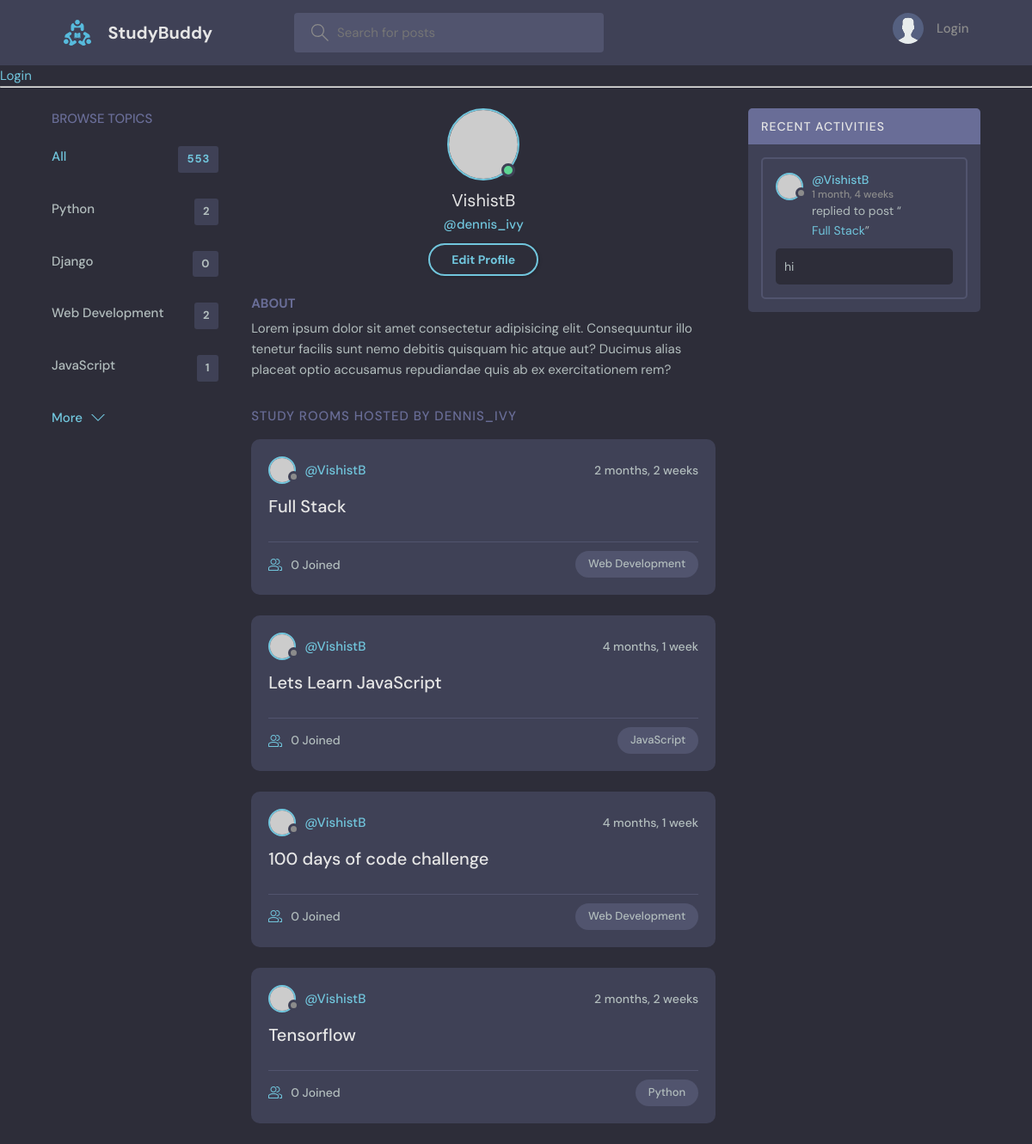
Page /profile/2 on the earlier database version.
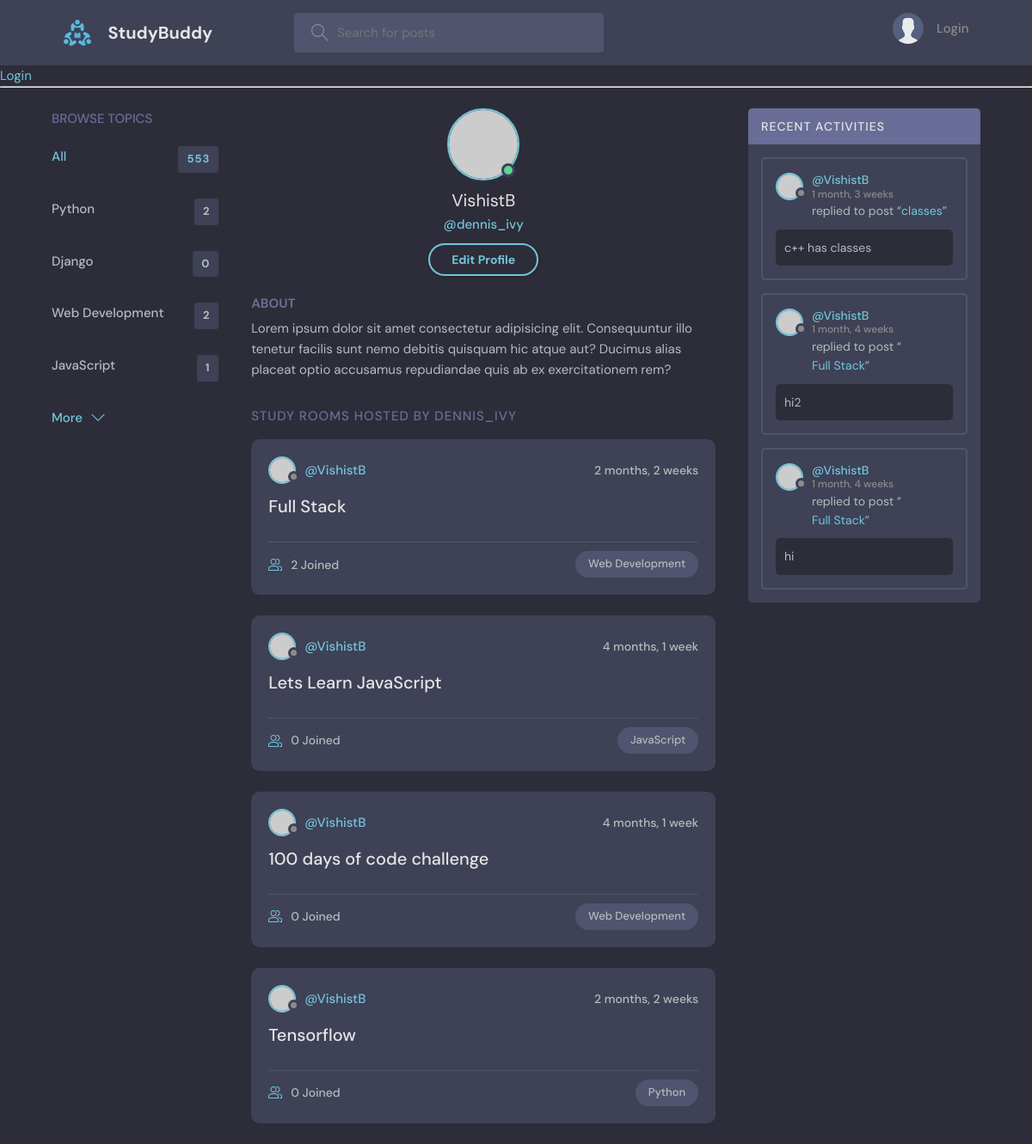
Same page on the later database version.
### base/models.py (models this page shows, shortened)
class Topic(models.Model):
    name = models.CharField(max_length=200)

class Room(models.Model):
    host = models.ForeignKey(User, on_delete=models.SET_NULL, null=True)
    topic= models.ForeignKey(Topic, on_delete=models.SET_NULL, null=True)
    name=models.CharField(max_length=200)
    description= models.TextField(null=True,blank=True)
    participants=models.ManyToManyField(User, related_name='participants', blank=True)
    updated=models.DateTimeField(auto_now=True)
    created=models.DateTimeField(auto_now_add=True)
    class Meta:
        ordering = ['-updated', 'created']
    def __str__(self):
        return self.name

class Message(models.Model):
    user = models.ForeignKey(User, on_delete=models.CASCADE)
    room = models.ForeignKey(Room, on_delete=models.CASCADE)
    body = models.TextField()
    updated=models.DateTimeField(auto_now=True)
    created=models.DateTimeField(auto_now_add=True)
    class Meta:
        ordering = ['-updated', 'created']

### base/views.py (the view)
# urls.py: path('profile/<str:pk>', views.userProfile, name="user-profile"),
def userProfile(request, pk):
    user=User.objects.get(id=pk)
    rooms=user.room_set.all()
    room_messages=user.message_set.all()
    topics=Topic.objects.all()
    context={'user':user, 'rooms':rooms,'room_messages' : room_messages, 'topics' : topics}
    return render(request,'base/profile.html',context)

### base/templates/base/profile.html
{% extends 'main.html' %}
{% block content%}
  <main class="profile-page layout layout--3">
    <div class="container">
      {% include 'base/topics_components.html' %}
      <div class="roomList">
        <div class="profile">
          <div class="profile__avatar">
            <div class="avatar avatar--large active">
              <img src="https://randomuser.me/api/portraits/men/11.jpg" />
            </div>
          </div>
          <div class="profile__info">
            <h3>{{user.username}}</h3>
            <p>@dennis_ivy</p>
            <a href="edit-user.html" class="btn btn--main btn--pill">Edit Profile</a>
          </div>
          <div class="profile__about">
            <h3>About</h3>
            <p>
              Lorem ipsum dolor sit amet consectetur adipisicing elit. Consequuntur illo tenetur
              facilis sunt nemo debitis quisquam hic atque aut? Ducimus alias placeat optio
              accusamus repudiandae quis ab ex exercitationem rem?
            </p>
          </div>
        </div>
        <div class="roomList__header">
          <div>
            <h2>Study Rooms Hosted by dennis_ivy</a>
            </h2>
          </div>
        </div>
        {% include 'base/feed_component.html'%}
      </div>
      {% include 'base/activity_component.html' %}
    </div>
  </main>
{% endblock content %}

### Templates/main.html (shortened to what this page needs)
<!DOCTYPE html>
{%load static%}
<html>
<head>
    <link rel='stylesheet' type='text/css' media='screen' href="{% static 'styles/style.css'%}">
</head>
<body>
    {%include 'navbar.html' %}
    {% block content %}
    {% endblock %}
</body>
</html>

### Templates/navbar.html (shortened to what this page needs)
{% load static %}
<header class="header header--loggedIn">
    <div class="container">
        <a href="{% url 'home' %}" class="header__logo">
            <img src="{% static 'images/logo.svg' %}" />
            <h1>StudyBuddy</h1>
        </a>
        <form class="header__search" method="GET" action="{% url 'home' %}">
            <label>
                <input name="q" placeholder="Search for posts" />
            </label>
        </form>
        <nav class="header__menu">
            {% if request.user.is_authenticated %}
            <div class="header__user">
                <a href="#">
                    <div class="avatar avatar--medium active">
                        <img src="{{request.user.avatar.url}}" />
                    </div>
                    <p>{{request.user.username}} <span>@{{request.user.username}}</span></p>
                </a>
                <button class="dropdown-button">
                    <svg version="1.1" xmlns="http://www.w3.org/2000/svg" width="32" height="32" viewBox="0 0 32 32">
                        <title>chevron-down</title>
                        <path d="M16 21l-13-13h-3l16 16 16-16h-3l-13 13z"></path>
                    </svg>
                </button>
            </div>
            {% else %}
            <a href="{% url 'login' %}">
                <img src="{% static 'images/avatar.svg' %}" />
                <p>Login</p>
            </a>
            {% endif %}
        </nav>
    </div>
</header>
{% if request.user.is_authenticated %}
<p>Hello {{request.user}}</p>
<a href="{% url 'logout' %}">Logout</a>
{% else %}
<a href="{% url 'login' %}">Login</a>
{% endif %}
<hr>

### base/templates/base/topics_components.html
<div class="topics">
    <div class="topics__header">
      <h2>Browse Topics</h2>
    </div>
    <ul class="topics__list">
      <li>
        <a href="{% url 'home' %}" class="active">All <span>553</span></a>
      </li>
      {% for topic in topics %}
      <li>
        <a href="{% url 'home' %}?q={{topic.name}}">{{topic.name}}<span>{{topic.room_set.all.count}}</span></a>
      </li>
      {% endfor %}
    </ul>
    <a class="btn btn--link" href="topics.html">
      More
      <svg version="1.1" xmlns="http://www.w3.org/2000/svg" width="32" height="32" viewBox="0 0 32 32">
        <title>chevron-down</title>
        <path d="M16 21l-13-13h-3l16 16 16-16h-3l-13 13z"></path>
      </svg>
    </a>
  </div>

### base/templates/base/feed_component.html (shortened to what this page needs)
{% for room in rooms %}
<div class="roomListRoom">
    <div class="roomListRoom__header">
      <a href="{% url 'user-profile' room.host.id %}" class="roomListRoom__author">
        <div class="avatar avatar--small">
          <img src="https://randomuser.me/api/portraits/women/11.jpg" />
        </div>
        <span>@{{room.host.username}}</span>
      </a>
      <div class="roomListRoom__actions">
        <span>{{room.created|timesince}}</span>
      </div>
    </div>
    <div class="roomListRoom__content">
      <a href="{% url 'room' room.id%}">{{room.name}}</a>
    </div>
    <div class="roomListRoom__meta">
      <a href="{% url 'room' room.id%}" class="roomListRoom__joined">
        {{room.participants.all.count}} Joined
      </a>
      <p class="roomListRoom__topic">{{room.topic.name}}</p>
    </div>
  </div>
{% endfor %}

### base/templates/base/activity_component.html (shortened to what this page needs)
<div class="activities">
    <div class="activities__header">
      <h2>Recent Activities</h2>
    </div>
    {% for message in room_messages %}
    <div class="activities__box">
      <div class="activities__boxHeader roomListRoom__header">
        <a href="{% url 'user-profile' message.user.id%}" class="roomListRoom__author">
          <div class="avatar avatar--small">
            <img src="https://randomuser.me/api/portraits/women/11.jpg" />
          </div>
          <p>
            @{{message.user}}
            <span>{{message.created|timesince}}</span>
          </p>
        </a>
      </div>
      <div class="activities__boxContent">
        <p>replied to post “<a href="{% url 'room' message.room.id %}">{{message.room}}</a>”</p>
        <div class="activities__boxRoomContent">
          {{message.body}}
        </div>
      </div>
    </div>
    {% endfor %}
  </div>

Differences in the rows shown:
changed Room "Full Stack": participants.all.count "0" → "2"
added Message: user "VishistB", created "1 month, 3 weeks", room "classes", body "c++ has classes"
added Message: user "VishistB", created "1 month, 4 weeks", room "Full Stack", body "hi2"
